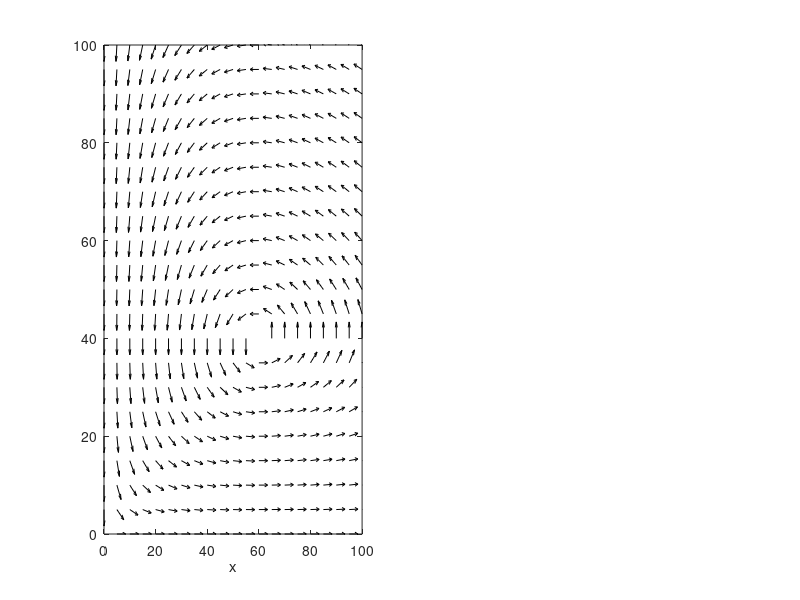

Write the MATLAB code that produced this figure. (Note: this script raises an error after producing the figure.)
% Lab 13: Nonlinear predator-prey system

%% Problem 1: no fishing

close all
clear all
clc

a = 0.4;
b = 0.01;
c = 0.3;
d = 0.005;

%  x' = f(x,y);
f = @(x, y) a*x-b*x.*y;
%  y' = g(x,y);
g = @(x, y) -c*y+d*x.*y;

%window range
xmin = 0;
xmax = 100;
xstep = 5;
ymin = 0;
ymax = 100;
ystep = 5;

%creates points at which to plot direction arrows
[x,y] = meshgrid(xmin:xstep:xmax, ymin:ystep:ymax);

%saves components of direction arrows (dx, dy)
dx = f(x,y); 
dy = g(x,y);

%calculates magnitude of and saves normalized direction arrow (ndx, ndy)
r = (dx.^2 + dy.^2).^0.5;
ndx = dx./r;
ndy = dy./r;

%sets scale for plotting arrows
scale = 0.5;

%plots normalized direction arrow (ndx,ndy) at point (x,y)
figure
subplot(1,2,1);
quiver(x,y,ndx,ndy,scale,'k')
axis([xmin xmax ymin ymax])
s = func2str(f);
var1 = s(3);
var2 = s(5);
xlabel(var1) 
ylabel(var2)
hold on

tmin = 0;
tmax = 100;

x0 = [50; 30];

[~, x] = SolutionCurves([tmin tmax], x0, f, g); 
    
plot(x(:, 1), x(:, 2), 'k', 'LineWidth', 2)   
hold off

subplot(1,2,2);
[t, x] = SolutionCurves([tmin tmax], x0, f, g);
    
plot(t, x(:, 1), 'k', 'LineWidth', 2)
hold on
plot(t, x(:, 2), 'b', 'LineWidth', 2)
xlabel('t')
ylabel('Populations')
legend('Prey', 'Predator', 'Location', 'SouthWest')
hold off

%% Problem 2: fishing

close all
clear all
clc

a = 0.4;
b = 0.01;
c = 0.3;
d = 0.005;
e = [0 0.02 0.04 0.06];

tmin = 0;
tmax = 100;

x0 = [50; 30];

%window range
xmin = 0;
xmax = 110;
xstep = 5;
ymin = 0;
ymax = 80;
ystep = 5;

for i = 1:length(e)

    ei = e(i);
    %  x' = f(x,y);
    f = @(x, y) a*x-b*x.*y-e(i)*x;
    %  y' = g(x,y);
    g = @(x, y) -c*y+d*x.*y-e(i)*y;

    %creates points at which to plot direction arrows
    [x,y] = meshgrid(xmin:xstep:xmax, ymin:ystep:ymax);

    %saves components of direction arrows (dx, dy)
    dx = f(x,y); 
    dy = g(x,y);

    %calculates magnitude of and saves normalized direction arrow (ndx, ndy)
    r = (dx.^2 + dy.^2).^0.5;
    ndx = dx./r;
    ndy = dy./r;

    %sets scale for plotting arrows    
    scale = 0.5;

    %plots normalized direction arrow (ndx,ndy) at point (x,y)
    figure
    subplot(1,2,1);
    quiver(x,y,ndx,ndy,scale,'k')
    axis([xmin xmax ymin ymax])
    s = func2str(f);
    var1 = s(3);
    var2 = s(5);
    xlabel(var1) 
    ylabel(var2)
    title(['e = ' num2str(e(i))])
    hold on

    [~, x] = SolutionCurves([tmin tmax], x0, f, g); 
    
    plot(x(:, 1), x(:, 2), 'k', 'LineWidth', 2)   
    hold off

    subplot(1,2,2);
    [t, x] = SolutionCurves([tmin tmax], x0, f, g);
    
    plot(t, x(:, 1), 'k', 'LineWidth', 2)
    hold on
    plot(t, x(:, 2), 'b', 'LineWidth', 2)
    xlabel('t')
    ylabel('Populations')
    legend('Prey', 'Predator', 'Location', 'SouthWest')
    title(['e = ' num2str(e(i))])
    hold off
end
